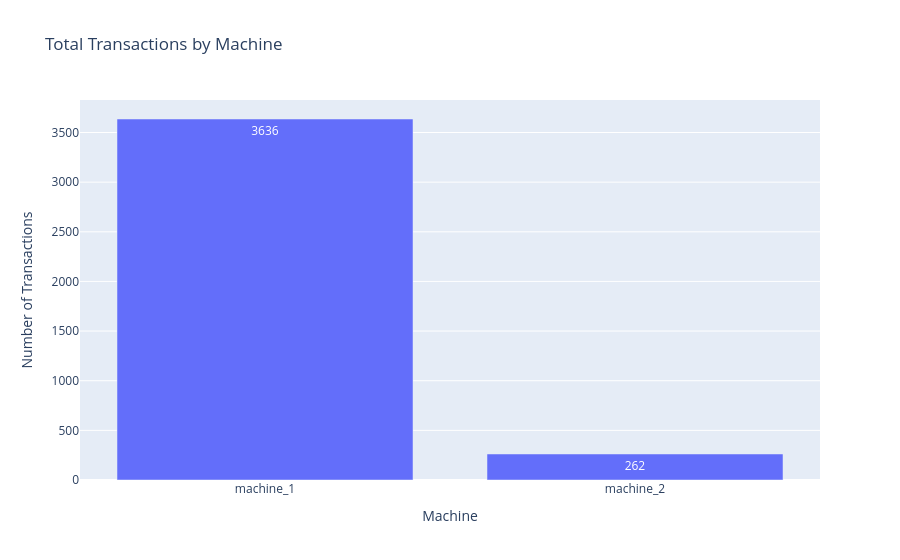

The code cell stored with this chart in its notebook:
### Markdown cell above
## How different are the two machines?

Machine 1 has roughly a year of dense data; Machine 2 has about six weeks. This
volume gap matters for every modeling decision that follows.

### Code cell
daily_txn = (
    df.groupby(["machine_id", "sale_date"], as_index=False)
    .size()
    .rename(columns={"size": "transactions"})
)

rows = []
for mid, grp in df.groupby("machine_id", sort=True):
    per_day = daily_txn.loc[daily_txn["machine_id"].eq(mid), "transactions"]
    rows.append({
        "machine_id": mid,
        "total_transactions": len(grp),
        "date_range": f"{grp['date'].min().date()} to {grp['date'].max().date()}",
        "unique_products": grp["coffee_name"].nunique(),
        "avg_transactions_per_day": round(per_day.mean(), 1),
        "median_transactions_per_day": per_day.median(),
    })

display(pd.DataFrame(rows))

fig = px.bar(
    pd.DataFrame(rows),
    x="machine_id",
    y="total_transactions",
    title="Total Transactions by Machine",
    labels={"machine_id": "Machine", "total_transactions": "Number of Transactions"},
    text_auto=True,
)
fig.update_layout(showlegend=False)
fig.show()

### Figure 1 — Plotly figure (JSON) as saved in the notebook; plotly's stock layout.template omitted (floating-point values rounded to 4 significant figures)
{"data": [{"hovertemplate": "Machine=%{x}<br>Number of Transactions=%{y}<extra></extra>", "legendgroup": "", "marker": {"color": "#636efa", "pattern": {"shape": ""}}, "name": "", "orientation": "v", "showlegend": false, "textposition": "auto", "texttemplate": "%{y}", "type": "bar", "x": ["machine_1", "machine_2"], "xaxis": "x", "y": [3636, 262], "yaxis": "y"}], "layout": {"barmode": "relative", "legend": {"tracegroupgap": 0}, "showlegend": false, "title": {"text": "Total Transactions by Machine"}, "xaxis": {"anchor": "y", "domain": [0.0, 1.0], "title": {"text": "Machine"}}, "yaxis": {"anchor": "x", "domain": [0.0, 1.0], "title": {"text": "Number of Transactions"}}}}
